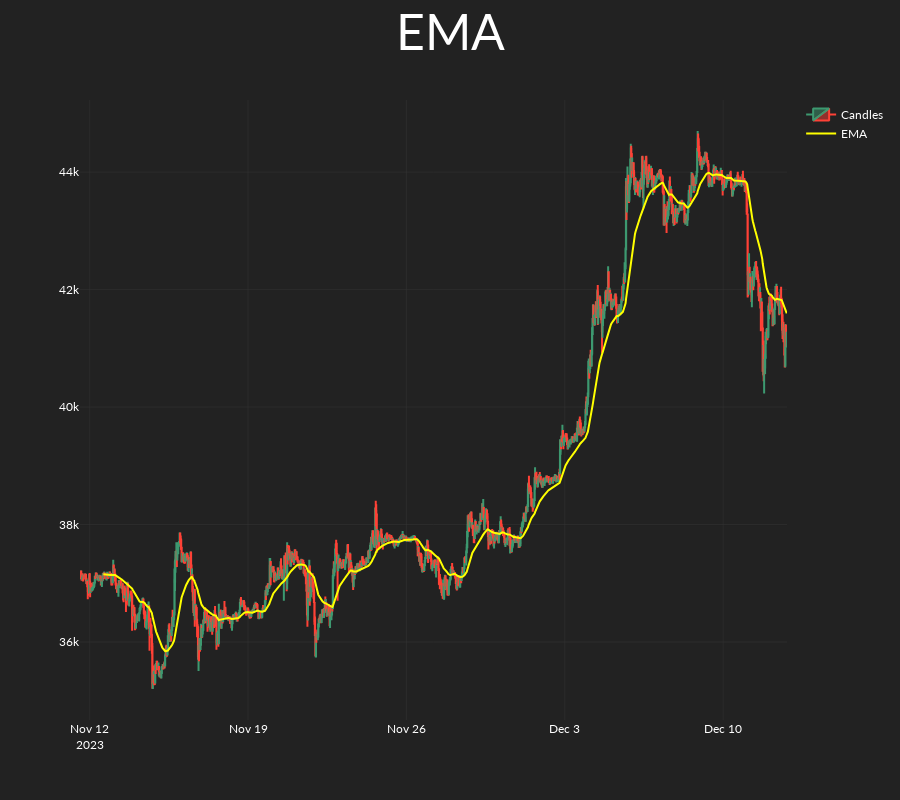

Notebook code for this chart:
### Code cell
plot_ema(candles=candles, indicator=ema)

### Figure 1 — Plotly figure (JSON) as saved in the notebook; plotly's stock layout.template omitted (floating-point values rounded to 4 significant figures; data arrays with more than 128 entries replaced by an {"elided": "..."} marker saying what was removed)
{"data": [{"close": {"elided": "1500 float values"}, "high": {"elided": "1500 float values"}, "low": {"elided": "1500 float values"}, "name": "Candles", "open": {"elided": "1500 float values"}, "type": "candlestick", "x": {"elided": "1500 str values"}}, {"line": {"color": "yellow"}, "name": "EMA", "type": "scatter", "x": {"elided": "1500 str values"}, "y": {"elided": "1500 float values"}}], "layout": {"height": 800, "title": {"font": {"size": 50}, "text": "EMA", "x": 0.5, "xanchor": "center"}, "xaxis": {"rangeslider": {"visible": false}}}}
